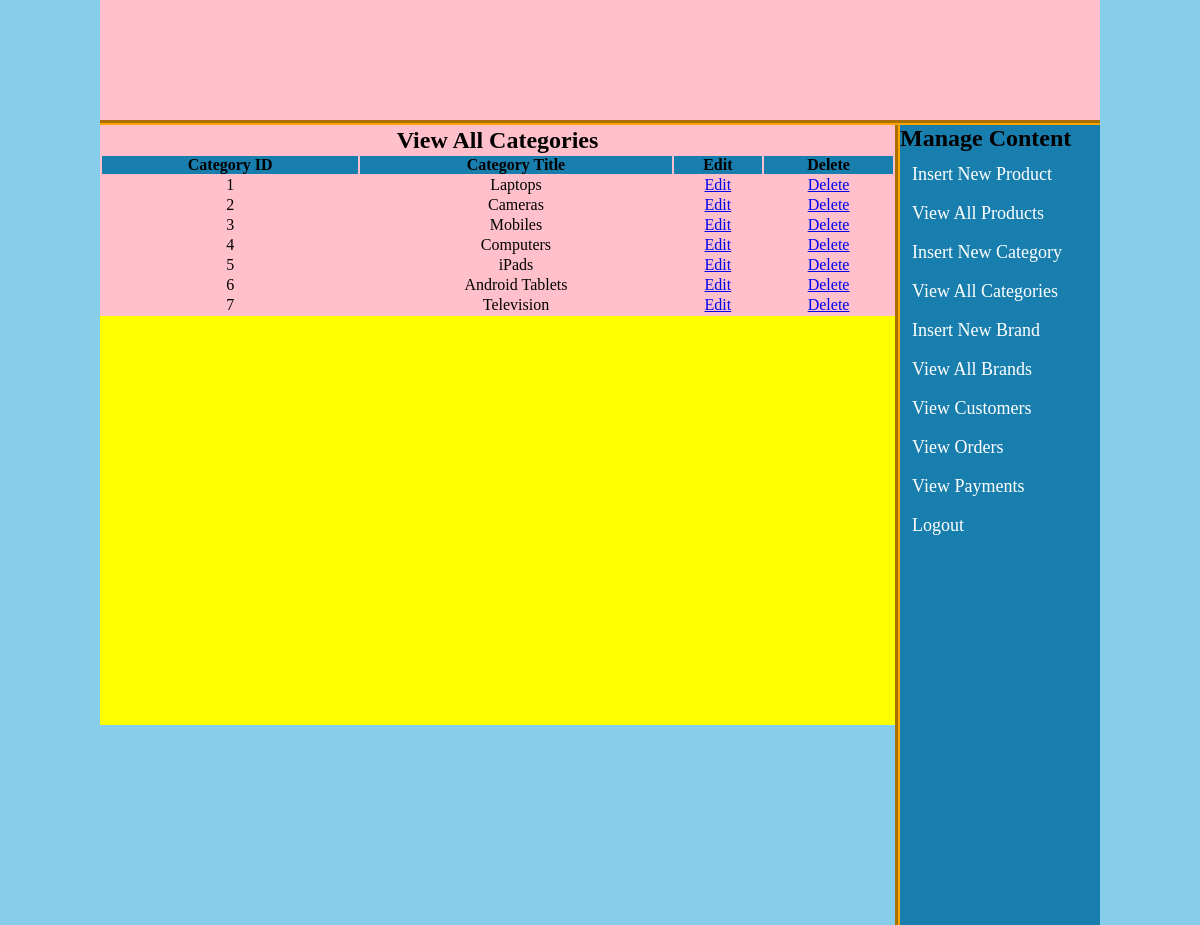
The page /admin_area/index.php?view_cats (signed in) on the database its author committed.
### tables this page shows
CREATE TABLE IF NOT EXISTS `categories` (
`cat_id` int(100) NOT NULL,
  `cat_title` text NOT NULL
);

### admin_area/view_cats.php (the view)
<?php
if (!isset($_SESSION['user_email'])) {
  echo "<script>window.open('login.php?not_admin=You are not an admin!','_self');</script>";
} else {
?>
<table width="795" align="center" bgcolor="pink">
	<tr align="center">
		<td colspan="6"><h2 style="text-align:center;">View All Categories</h2></td>
	</tr>
	<tr align="center" bgcolor="#187eae">
		<th>Category ID</th>
		<th>Category Title</th>
		<th>Edit</th>
		<th>Delete</th>
	</tr>
	<?php
	include("../includes/db.php");
	$get_cat ="SELECT * FROM categories";
	$run_cat = mysqli_query($con, $get_cat);
	$i = 0;
	while ($row_cat=mysqli_fetch_array($run_cat)) {
		$cat_id = $row_cat['cat_id'];
		$cat_title = $row_cat['cat_title'];
		$i++;
	?>
		<tr align="center">
			<td><?php echo $i;?></td>
			<td><?php echo $cat_title;?></td>
			<td><a href="index.php?edit_cat=<?php echo $cat_id; ?>">Edit</a></td>
			<td><a href="delete_cat.php?delete_cat=<?php echo $cat_id; ?>">Delete</a></td>
		</tr>
	<?php } ?>
</table>
<?php } ?>

### admin_area/styles/style.css (style rules this page uses)
html, body, div, span, applet, object, iframe, h1, h2, h3, h4, h5, h6, p, blockquote, pre, a, abbr, acronym, address, big, cite, code, del, dfn, em, img, ins, kbd, q, s, samp, small, strike, strong, sub, sup, tt, var, b, u, i, center, dl, dt, dd, ol, ul, li, fieldset, form, label, legend, table, caption, tbody, tfoot, thead, tr, th, td, article, aside, canvas, details, embed, figure, figcaption, footer, header, hgroup, menu, nav, output, ruby, section, summary, time, mark, audio, video { margin: 0; padding: 0; border: 0; vertical-align: baseline; }
body { background: skyblue; }
tr td { vertical-align: middle; }
#left h2, #right h2 { text-align: left; }

### rows shown on the page
categories: cat_title "Laptops"
categories: cat_title "Cameras"
categories: cat_title "Mobiles"
categories: cat_title "Computers"
categories: cat_title "iPads"
categories: cat_title "Android Tablets"
categories: cat_title "Television"
